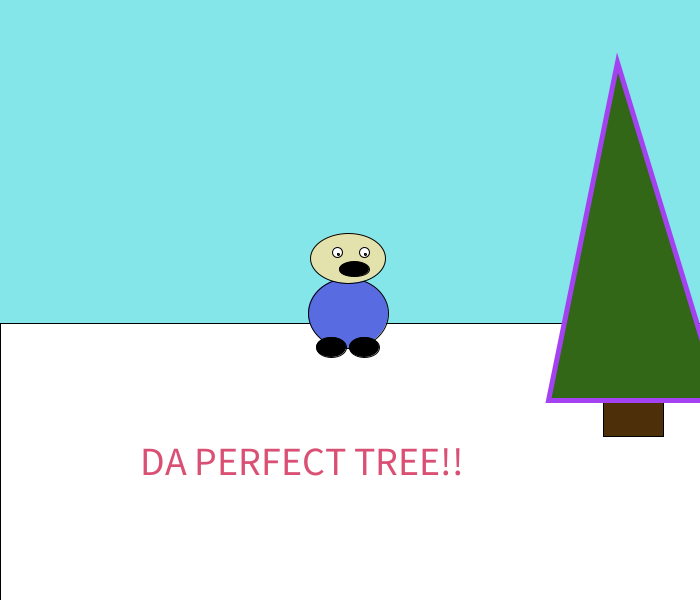
Frame 1 (no input)
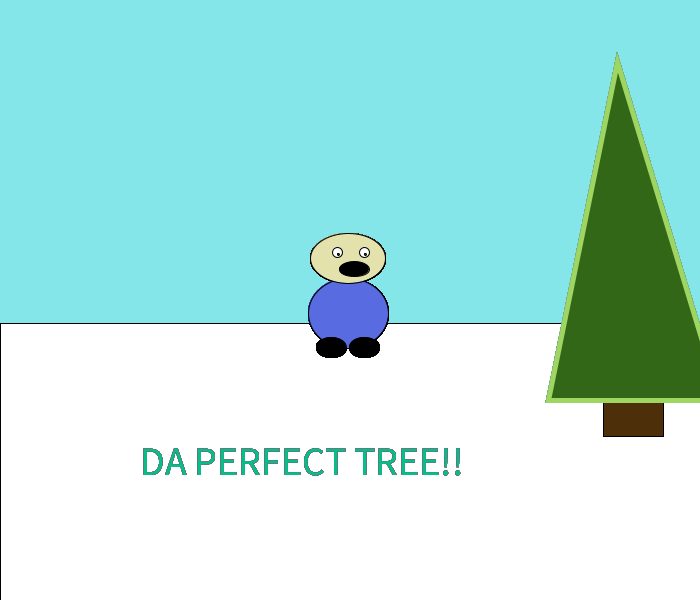
Frame 60 (the mouse pressed at the canvas centre just before this capture)
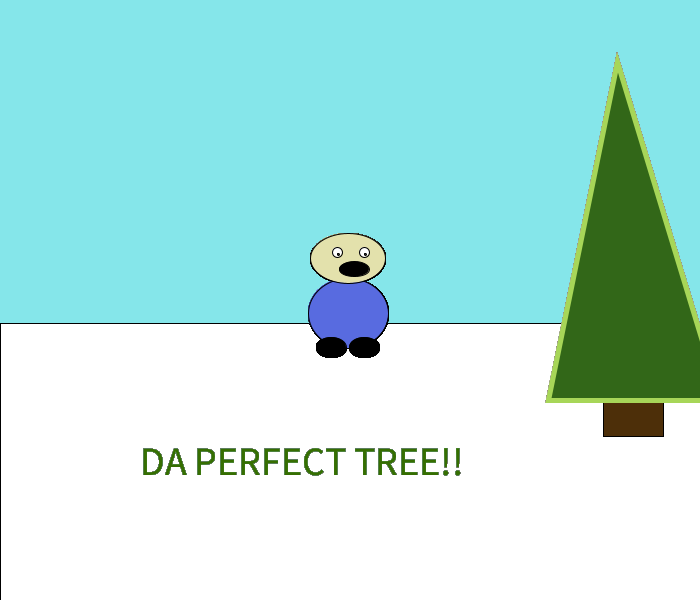
Frame 120 (the mouse held since frame 60 and released just before this capture)

The Processing sketch that drew these frames (run headless with seeded random() and noise(); from frame 60 on, the mouse is pressed at the canvas centre):

// Processing sketch: processing_124167
// ── processing_124167.pde

void setup()
{
  size(700,600);
  background(133,230,234);
   fill(255,255,255);
  rect(0,323,700,600);
}

void draw()
{
 fill(77,47,9);
  rect(603,386,60,50);
 strokeWeight(5);
 stroke(random (255),random (255), random(255));
  fill(50,103,24);
  triangle(617,62,548,400,720,400);
 strokeWeight(1); 
 stroke(0,0,0); 
  
   fill(88,107,224);
 ellipse(348,313,80,70);
fill(227,225,172);
ellipse(348,258,75,50);
println(mouseX + " " + mouseY);
 fill(255,255,255);
 ellipse(337,252,10,10);
 ellipse(364,252,10,10);
 fill(0,0,0);
 ellipse(338,254,2,2);
 ellipse(365,254,2,2);
 fill(0,0,0);
 ellipse(331,347,30,20);
 ellipse(364,347,30,20);
 ellipse(354,269,30,15);
 fill(255,255,255);
 random(0,600);
 
 fill(random(255),random(255),random(255));
 textSize(40);
 text("DA PERFECT TREE!!",140,475);
 
 
 
}
 
 

 
